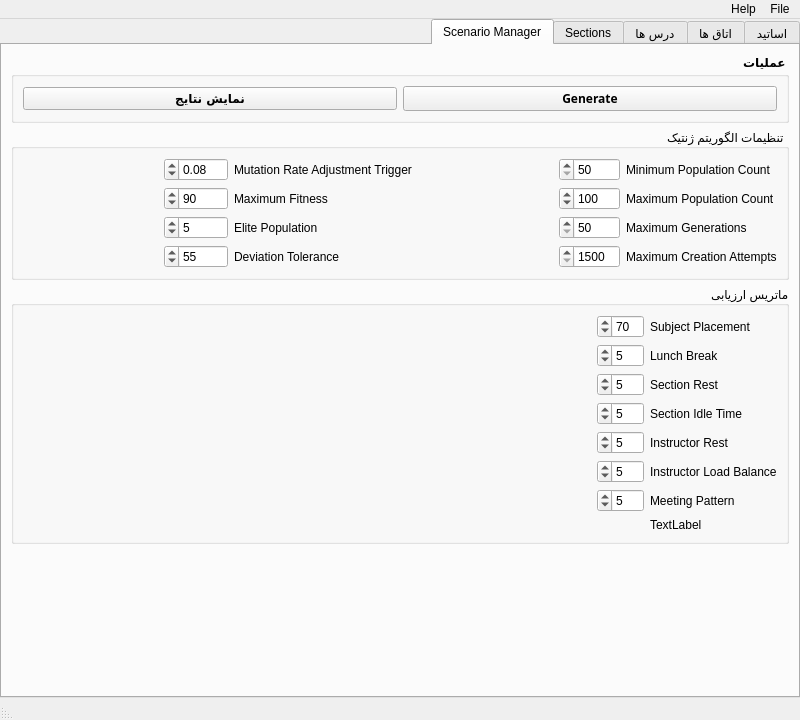
<?xml version="1.0" encoding="UTF-8"?>
<ui version="4.0">
 <class>MainWindow</class>
 <widget class="QMainWindow" name="MainWindow">
  <property name="windowModality">
   <enum>Qt::NonModal</enum>
  </property>
  <property name="geometry">
   <rect>
    <x>0</x>
    <y>0</y>
    <width>800</width>
    <height>720</height>
   </rect>
  </property>
  <property name="sizePolicy">
   <sizepolicy hsizetype="Maximum" vsizetype="Maximum">
    <horstretch>0</horstretch>
    <verstretch>0</verstretch>
   </sizepolicy>
  </property>
  <property name="minimumSize">
   <size>
    <width>800</width>
    <height>720</height>
   </size>
  </property>
  <property name="maximumSize">
   <size>
    <width>16777215</width>
    <height>16777215</height>
   </size>
  </property>
  <property name="windowTitle">
   <string>Genetic Algorithm Scheduler</string>
  </property>
  <property name="layoutDirection">
   <enum>Qt::RightToLeft</enum>
  </property>
  <widget class="QWidget" name="centralwidget">
   <property name="minimumSize">
    <size>
     <width>711</width>
     <height>526</height>
    </size>
   </property>
   <layout class="QVBoxLayout" name="verticalLayout">
    <property name="spacing">
     <number>0</number>
    </property>
    <property name="leftMargin">
     <number>0</number>
    </property>
    <property name="topMargin">
     <number>0</number>
    </property>
    <property name="rightMargin">
     <number>0</number>
    </property>
    <property name="bottomMargin">
     <number>0</number>
    </property>
    <item>
     <widget class="QTabWidget" name="tabWidget">
      <property name="font">
       <font>
        <weight>50</weight>
        <bold>false</bold>
       </font>
      </property>
      <property name="layoutDirection">
       <enum>Qt::RightToLeft</enum>
      </property>
      <property name="styleSheet">
       <string notr="true"/>
      </property>
      <property name="tabPosition">
       <enum>QTabWidget::North</enum>
      </property>
      <property name="tabShape">
       <enum>QTabWidget::Rounded</enum>
      </property>
      <property name="currentIndex">
       <number>4</number>
      </property>
      <widget class="QWidget" name="tabInstructors">
       <property name="whatsThis">
        <string>&lt;html&gt;&lt;head/&gt;&lt;body&gt;&lt;p&gt;&lt;br/&gt;&lt;/p&gt;&lt;/body&gt;&lt;/html&gt;</string>
       </property>
       <attribute name="title">
        <string>اساتید</string>
       </attribute>
       <layout class="QVBoxLayout" name="verticalLayout_2">
        <item>
         <widget class="QGroupBox" name="groupBox">
          <property name="font">
           <font>
            <family>Vazir Black FD-WOL</family>
            <pointsize>9</pointsize>
            <weight>75</weight>
            <bold>true</bold>
           </font>
          </property>
          <property name="title">
           <string>عملیات</string>
          </property>
          <layout class="QHBoxLayout" name="horizontalLayout">
           <property name="bottomMargin">
            <number>11</number>
           </property>
           <item>
            <widget class="QPushButton" name="btnInstrAdd">
             <property name="font">
              <font>
               <family>Vazir Black FD-WOL</family>
               <pointsize>10</pointsize>
               <weight>75</weight>
               <bold>true</bold>
              </font>
             </property>
             <property name="text">
              <string>افزودن استاد</string>
             </property>
            </widget>
           </item>
           <item>
            <widget class="QPushButton" name="btnInstrImport">
             <property name="text">
              <string>Import from CSV</string>
             </property>
            </widget>
           </item>
          </layout>
         </widget>
        </item>
        <item>
         <layout class="QHBoxLayout" name="horizontalLayout_16" stretch="1,2,2">
          <property name="leftMargin">
           <number>0</number>
          </property>
          <property name="topMargin">
           <number>3</number>
          </property>
          <property name="rightMargin">
           <number>12</number>
          </property>
          <property name="bottomMargin">
           <number>2</number>
          </property>
          <item>
           <widget class="QPushButton" name="pushButton_4">
            <property name="minimumSize">
             <size>
              <width>120</width>
              <height>0</height>
             </size>
            </property>
            <property name="font">
             <font>
              <family>Vazir FD-WOL</family>
              <pointsize>10</pointsize>
              <weight>75</weight>
              <bold>true</bold>
             </font>
            </property>
            <property name="text">
             <string>جست و جو</string>
            </property>
           </widget>
          </item>
          <item>
           <widget class="QLineEdit" name="lineEdit_4">
            <property name="font">
             <font>
              <family>B Nazanin</family>
              <pointsize>9</pointsize>
              <weight>75</weight>
              <bold>true</bold>
             </font>
            </property>
           </widget>
          </item>
          <item>
           <spacer name="horizontalSpacer_20">
            <property name="orientation">
             <enum>Qt::Horizontal</enum>
            </property>
            <property name="sizeHint" stdset="0">
             <size>
              <width>40</width>
              <height>20</height>
             </size>
            </property>
           </spacer>
          </item>
         </layout>
        </item>
        <item>
         <widget class="QTreeView" name="treeInstr"/>
        </item>
       </layout>
      </widget>
      <widget class="QWidget" name="tabRooms">
       <attribute name="title">
        <string>اتاق ها</string>
       </attribute>
       <layout class="QVBoxLayout" name="verticalLayout_3">
        <item>
         <widget class="QGroupBox" name="groupBox_2">
          <property name="font">
           <font>
            <family>Vazir Black FD-WOL</family>
            <pointsize>9</pointsize>
            <weight>75</weight>
            <bold>true</bold>
           </font>
          </property>
          <property name="title">
           <string>عملیات</string>
          </property>
          <layout class="QHBoxLayout" name="horizontalLayout_7">
           <property name="bottomMargin">
            <number>11</number>
           </property>
           <item>
            <widget class="QPushButton" name="btnRoomAdd">
             <property name="font">
              <font>
               <family>Vazir Black FD-WOL</family>
               <pointsize>10</pointsize>
               <weight>75</weight>
               <bold>true</bold>
              </font>
             </property>
             <property name="text">
              <string>افزودن کلاس</string>
             </property>
            </widget>
           </item>
           <item>
            <widget class="QPushButton" name="btnRoomImport">
             <property name="text">
              <string>Import from CSV</string>
             </property>
            </widget>
           </item>
          </layout>
         </widget>
        </item>
        <item>
         <layout class="QHBoxLayout" name="horizontalLayout_15" stretch="1,2,2">
          <property name="leftMargin">
           <number>0</number>
          </property>
          <property name="topMargin">
           <number>3</number>
          </property>
          <property name="rightMargin">
           <number>12</number>
          </property>
          <property name="bottomMargin">
           <number>2</number>
          </property>
          <item>
           <widget class="QPushButton" name="pushButton_3">
            <property name="minimumSize">
             <size>
              <width>120</width>
              <height>0</height>
             </size>
            </property>
            <property name="font">
             <font>
              <family>Vazir FD-WOL</family>
              <pointsize>10</pointsize>
              <weight>75</weight>
              <bold>true</bold>
             </font>
            </property>
            <property name="text">
             <string>جست و جو</string>
            </property>
           </widget>
          </item>
          <item>
           <widget class="QLineEdit" name="lineEdit_3">
            <property name="font">
             <font>
              <family>B Nazanin</family>
              <pointsize>9</pointsize>
              <weight>75</weight>
              <bold>true</bold>
             </font>
            </property>
           </widget>
          </item>
          <item>
           <spacer name="horizontalSpacer_19">
            <property name="orientation">
             <enum>Qt::Horizontal</enum>
            </property>
            <property name="sizeHint" stdset="0">
             <size>
              <width>40</width>
              <height>20</height>
             </size>
            </property>
           </spacer>
          </item>
         </layout>
        </item>
        <item>
         <widget class="QTreeView" name="treeRoom">
          <property name="layoutDirection">
           <enum>Qt::RightToLeft</enum>
          </property>
         </widget>
        </item>
       </layout>
      </widget>
      <widget class="QWidget" name="tabSubjects">
       <attribute name="title">
        <string>درس ها</string>
       </attribute>
       <layout class="QVBoxLayout" name="verticalLayout_4">
        <item>
         <widget class="QGroupBox" name="groupBox_3">
          <property name="font">
           <font>
            <family>Vazir Black FD-WOL</family>
            <pointsize>9</pointsize>
            <weight>75</weight>
            <bold>true</bold>
           </font>
          </property>
          <property name="title">
           <string>عملیات</string>
          </property>
          <layout class="QHBoxLayout" name="horizontalLayout_2">
           <property name="bottomMargin">
            <number>11</number>
           </property>
           <item>
            <widget class="QPushButton" name="btnSubjAdd">
             <property name="font">
              <font>
               <family>Vazir Black FD-WOL</family>
               <pointsize>10</pointsize>
               <weight>75</weight>
               <bold>true</bold>
              </font>
             </property>
             <property name="text">
              <string>افزودن درس</string>
             </property>
            </widget>
           </item>
           <item>
            <widget class="QPushButton" name="btnSubjImport">
             <property name="text">
              <string>Import from CSV</string>
             </property>
            </widget>
           </item>
          </layout>
         </widget>
        </item>
        <item>
         <layout class="QHBoxLayout" name="horizontalLayout_6" stretch="1,2,2">
          <property name="leftMargin">
           <number>0</number>
          </property>
          <property name="topMargin">
           <number>3</number>
          </property>
          <property name="rightMargin">
           <number>12</number>
          </property>
          <property name="bottomMargin">
           <number>2</number>
          </property>
          <item>
           <widget class="QPushButton" name="pushButton">
            <property name="font">
             <font>
              <family>Vazir Black FD-WOL</family>
              <pointsize>10</pointsize>
              <weight>75</weight>
              <bold>true</bold>
             </font>
            </property>
            <property name="text">
             <string>جست و جو</string>
            </property>
           </widget>
          </item>
          <item>
           <widget class="QLineEdit" name="lineEdit">
            <property name="font">
             <font>
              <family>B Nazanin</family>
              <pointsize>9</pointsize>
              <weight>75</weight>
              <bold>true</bold>
             </font>
            </property>
           </widget>
          </item>
          <item>
           <spacer name="horizontalSpacer_9">
            <property name="orientation">
             <enum>Qt::Horizontal</enum>
            </property>
            <property name="sizeHint" stdset="0">
             <size>
              <width>40</width>
              <height>20</height>
             </size>
            </property>
           </spacer>
          </item>
         </layout>
        </item>
        <item>
         <widget class="QTreeView" name="treeSubj"/>
        </item>
       </layout>
      </widget>
      <widget class="QWidget" name="tabSections">
       <attribute name="title">
        <string>Sections</string>
       </attribute>
       <layout class="QVBoxLayout" name="verticalLayout_5">
        <item>
         <widget class="QGroupBox" name="groupBox_4">
          <property name="title">
           <string>عملیات</string>
          </property>
          <layout class="QHBoxLayout" name="horizontalLayout_3">
           <item>
            <widget class="QPushButton" name="btnSecAdd">
             <property name="text">
              <string>Add Section</string>
             </property>
            </widget>
           </item>
          </layout>
         </widget>
        </item>
        <item>
         <widget class="QTreeView" name="treeSec"/>
        </item>
       </layout>
      </widget>
      <widget class="QWidget" name="tabScenario">
       <property name="sizePolicy">
        <sizepolicy hsizetype="Preferred" vsizetype="Preferred">
         <horstretch>0</horstretch>
         <verstretch>0</verstretch>
        </sizepolicy>
       </property>
       <attribute name="title">
        <string>Scenario Manager</string>
       </attribute>
       <layout class="QVBoxLayout" name="verticalLayout_6" stretch="0,0,0,0">
        <property name="sizeConstraint">
         <enum>QLayout::SetDefaultConstraint</enum>
        </property>
        <item>
         <widget class="QGroupBox" name="groupBox_5">
          <property name="font">
           <font>
            <family>Vazir Black FD-WOL</family>
            <pointsize>9</pointsize>
            <weight>75</weight>
            <bold>true</bold>
           </font>
          </property>
          <property name="title">
           <string>عملیات</string>
          </property>
          <layout class="QHBoxLayout" name="horizontalLayout_4">
           <item>
            <widget class="QPushButton" name="btnScenGenerate">
             <property name="text">
              <string>Generate</string>
             </property>
            </widget>
           </item>
           <item>
            <widget class="QPushButton" name="btnScenResult">
             <property name="text">
              <string>نمایش نتایج</string>
             </property>
            </widget>
           </item>
          </layout>
         </widget>
        </item>
        <item>
         <widget class="QGroupBox" name="groupBox_8">
          <property name="title">
           <string>تنظیمات الگوریتم ژنتیک</string>
          </property>
          <layout class="QGridLayout" name="gridLayout_3">
           <item row="0" column="2">
            <spacer name="horizontalSpacer">
             <property name="orientation">
              <enum>Qt::Horizontal</enum>
             </property>
             <property name="sizeHint" stdset="0">
              <size>
               <width>40</width>
               <height>20</height>
              </size>
             </property>
            </spacer>
           </item>
           <item row="0" column="5">
            <widget class="QDoubleSpinBox" name="editMut">
             <property name="maximum">
              <double>100.000000000000000</double>
             </property>
             <property name="singleStep">
              <double>0.010000000000000</double>
             </property>
             <property name="value">
              <double>0.080000000000000</double>
             </property>
            </widget>
           </item>
           <item row="1" column="1">
            <widget class="QSpinBox" name="editMaxPop">
             <property name="minimum">
              <number>50</number>
             </property>
             <property name="maximum">
              <number>10000</number>
             </property>
             <property name="value">
              <number>100</number>
             </property>
            </widget>
           </item>
           <item row="1" column="3">
            <widget class="QLabel" name="label_12">
             <property name="toolTip">
              <string>Stops the generation when a chromosome meets this.</string>
             </property>
             <property name="text">
              <string>Maximum Fitness</string>
             </property>
            </widget>
           </item>
           <item row="2" column="5">
            <widget class="QSpinBox" name="editElite">
             <property name="maximum">
              <number>100</number>
             </property>
             <property name="value">
              <number>5</number>
             </property>
            </widget>
           </item>
           <item row="3" column="5">
            <widget class="QSpinBox" name="editDev">
             <property name="maximum">
              <number>100</number>
             </property>
             <property name="value">
              <number>55</number>
             </property>
            </widget>
           </item>
           <item row="0" column="7">
            <spacer name="horizontalSpacer_3">
             <property name="orientation">
              <enum>Qt::Horizontal</enum>
             </property>
             <property name="sizeHint" stdset="0">
              <size>
               <width>40</width>
               <height>20</height>
              </size>
             </property>
            </spacer>
           </item>
           <item row="3" column="0">
            <widget class="QLabel" name="label_10">
             <property name="toolTip">
              <string>Maximum attempts for creating a valid chromosome.</string>
             </property>
             <property name="text">
              <string>Maximum Creation Attempts</string>
             </property>
            </widget>
           </item>
           <item row="2" column="0">
            <widget class="QLabel" name="label_9">
             <property name="toolTip">
              <string>Maximum amount of generations to be performed on solution generation.</string>
             </property>
             <property name="text">
              <string>Maximum Generations</string>
             </property>
            </widget>
           </item>
           <item row="2" column="1">
            <widget class="QSpinBox" name="editMaxGen">
             <property name="minimum">
              <number>50</number>
             </property>
             <property name="maximum">
              <number>10000</number>
             </property>
            </widget>
           </item>
           <item row="1" column="5">
            <widget class="QSpinBox" name="editMaxFit">
             <property name="maximum">
              <number>100</number>
             </property>
             <property name="value">
              <number>90</number>
             </property>
            </widget>
           </item>
           <item row="0" column="3">
            <widget class="QLabel" name="label_11">
             <property name="toolTip">
              <string>&lt;html&gt;&lt;head/&gt;&lt;body&gt;&lt;p&gt;Triggers mutation rate change when the difference of average fitness falls to the specificied level.&lt;/p&gt;&lt;/body&gt;&lt;/html&gt;</string>
             </property>
             <property name="text">
              <string>Mutation Rate Adjustment Trigger</string>
             </property>
            </widget>
           </item>
           <item row="3" column="1">
            <widget class="QSpinBox" name="editMaxCreation">
             <property name="minimum">
              <number>1500</number>
             </property>
             <property name="maximum">
              <number>30000</number>
             </property>
            </widget>
           </item>
           <item row="0" column="0">
            <widget class="QLabel" name="label_7">
             <property name="toolTip">
              <string>Starting point and lowest population count of the genetic algorithm.</string>
             </property>
             <property name="text">
              <string>Minimum Population Count</string>
             </property>
            </widget>
           </item>
           <item row="0" column="1">
            <widget class="QSpinBox" name="editMinPop">
             <property name="minimum">
              <number>50</number>
             </property>
             <property name="maximum">
              <number>10000</number>
             </property>
            </widget>
           </item>
           <item row="1" column="0">
            <widget class="QLabel" name="label_8">
             <property name="toolTip">
              <string>Highest population count of the genetic algorithm.</string>
             </property>
             <property name="text">
              <string>Maximum Population Count</string>
             </property>
            </widget>
           </item>
           <item row="2" column="3">
            <widget class="QLabel" name="label_20">
             <property name="toolTip">
              <string>The percent of population that would belong to elite.</string>
             </property>
             <property name="text">
              <string>Elite Population</string>
             </property>
            </widget>
           </item>
           <item row="3" column="3">
            <widget class="QLabel" name="label_21">
             <property name="toolTip">
              <string>The maximum control of a sigma.</string>
             </property>
             <property name="text">
              <string>Deviation Tolerance</string>
             </property>
            </widget>
           </item>
          </layout>
         </widget>
        </item>
        <item>
         <widget class="QGroupBox" name="groupBox_9">
          <property name="title">
           <string>ماتریس ارزیابی</string>
          </property>
          <layout class="QGridLayout" name="gridLayout_4">
           <item row="0" column="3">
            <spacer name="horizontalSpacer_8">
             <property name="orientation">
              <enum>Qt::Horizontal</enum>
             </property>
             <property name="sizeHint" stdset="0">
              <size>
               <width>40</width>
               <height>20</height>
              </size>
             </property>
            </spacer>
           </item>
           <item row="2" column="0">
            <widget class="QLabel" name="label_15">
             <property name="toolTip">
              <string>The weight of section rest (There must be a rest for every consecutive 3 hours of session)</string>
             </property>
             <property name="text">
              <string>Section Rest</string>
             </property>
            </widget>
           </item>
           <item row="3" column="0">
            <widget class="QLabel" name="label_18">
             <property name="toolTip">
              <string>The weight of sections having less idle time.</string>
             </property>
             <property name="text">
              <string>Section Idle Time</string>
             </property>
            </widget>
           </item>
           <item row="7" column="1">
            <widget class="QSpinBox" name="editMeet">
             <property name="maximum">
              <number>100</number>
             </property>
             <property name="value">
              <number>5</number>
             </property>
            </widget>
           </item>
           <item row="8" column="0">
            <widget class="QLabel" name="lblTotal">
             <property name="text">
              <string>TextLabel</string>
             </property>
            </widget>
           </item>
           <item row="7" column="0">
            <widget class="QLabel" name="label_17">
             <property name="toolTip">
              <string>The weight of having correct meeting patterns for subject placement.</string>
             </property>
             <property name="text">
              <string>Meeting Pattern</string>
             </property>
            </widget>
           </item>
           <item row="0" column="0">
            <widget class="QLabel" name="label_13">
             <property name="toolTip">
              <string>The weight of having all subjects placed.</string>
             </property>
             <property name="text">
              <string>Subject Placement</string>
             </property>
            </widget>
           </item>
           <item row="1" column="0">
            <widget class="QLabel" name="label_14">
             <property name="toolTip">
              <string>The weight of having a lunch break.</string>
             </property>
             <property name="text">
              <string>Lunch Break</string>
             </property>
            </widget>
           </item>
           <item row="2" column="1">
            <widget class="QSpinBox" name="editSec">
             <property name="maximum">
              <number>100</number>
             </property>
             <property name="value">
              <number>5</number>
             </property>
            </widget>
           </item>
           <item row="3" column="1">
            <widget class="QSpinBox" name="editIdle">
             <property name="maximum">
              <number>100</number>
             </property>
             <property name="value">
              <number>5</number>
             </property>
            </widget>
           </item>
           <item row="5" column="0">
            <widget class="QLabel" name="label_19">
             <property name="toolTip">
              <string>The weight of having all instructors have normalized teaching load.</string>
             </property>
             <property name="text">
              <string>Instructor Load Balance</string>
             </property>
            </widget>
           </item>
           <item row="4" column="0">
            <widget class="QLabel" name="label_16">
             <property name="toolTip">
              <string>The weight of instructor rest (There must be a rest for every consecutive 3 hours of session)</string>
             </property>
             <property name="text">
              <string>Instructor Rest</string>
             </property>
            </widget>
           </item>
           <item row="4" column="1">
            <widget class="QSpinBox" name="editInstrRest">
             <property name="maximum">
              <number>100</number>
             </property>
             <property name="value">
              <number>5</number>
             </property>
            </widget>
           </item>
           <item row="5" column="1">
            <widget class="QSpinBox" name="editInstrLoad">
             <property name="maximum">
              <number>100</number>
             </property>
             <property name="value">
              <number>5</number>
             </property>
            </widget>
           </item>
           <item row="1" column="1">
            <widget class="QSpinBox" name="editLun">
             <property name="maximum">
              <number>100</number>
             </property>
             <property name="value">
              <number>5</number>
             </property>
            </widget>
           </item>
           <item row="0" column="1">
            <widget class="QSpinBox" name="editSbj">
             <property name="maximum">
              <number>100</number>
             </property>
             <property name="value">
              <number>70</number>
             </property>
            </widget>
           </item>
          </layout>
         </widget>
        </item>
        <item>
         <spacer name="verticalSpacer">
          <property name="orientation">
           <enum>Qt::Vertical</enum>
          </property>
          <property name="sizeHint" stdset="0">
           <size>
            <width>20</width>
            <height>40</height>
           </size>
          </property>
         </spacer>
        </item>
       </layout>
      </widget>
     </widget>
    </item>
   </layout>
  </widget>
  <widget class="QMenuBar" name="menubar">
   <property name="geometry">
    <rect>
     <x>0</x>
     <y>0</y>
     <width>800</width>
     <height>28</height>
    </rect>
   </property>
   <widget class="QMenu" name="menuFile">
    <property name="title">
     <string>File</string>
    </property>
    <addaction name="actionNew"/>
    <addaction name="actionOpen"/>
    <addaction name="actionSave_As"/>
    <addaction name="separator"/>
    <addaction name="actionSettings"/>
    <addaction name="separator"/>
    <addaction name="actionExit"/>
   </widget>
   <widget class="QMenu" name="menuHelp">
    <property name="title">
     <string>Help</string>
    </property>
    <addaction name="actionInstructions"/>
    <addaction name="actionAbout"/>
   </widget>
   <addaction name="menuFile"/>
   <addaction name="menuHelp"/>
  </widget>
  <widget class="QStatusBar" name="statusbar"/>
  <action name="actionNew">
   <property name="text">
    <string>جدید</string>
   </property>
  </action>
  <action name="actionOpen">
   <property name="text">
    <string>Open</string>
   </property>
  </action>
  <action name="actionSave">
   <property name="text">
    <string>Save</string>
   </property>
  </action>
  <action name="actionSave_As">
   <property name="text">
    <string>Save As</string>
   </property>
  </action>
  <action name="actionSettings">
   <property name="text">
    <string>Settings</string>
   </property>
  </action>
  <action name="actionExit">
   <property name="text">
    <string>Exit</string>
   </property>
  </action>
  <action name="actionAdd_Instructor">
   <property name="text">
    <string>Add Instructor</string>
   </property>
  </action>
  <action name="actionView_Instructors">
   <property name="text">
    <string>View Instructors</string>
   </property>
  </action>
  <action name="actionAdd_Room">
   <property name="text">
    <string>Add Room</string>
   </property>
  </action>
  <action name="actionView_Rooms">
   <property name="text">
    <string>View Rooms</string>
   </property>
  </action>
  <action name="actionAdd_Subject">
   <property name="text">
    <string>Add Subject</string>
   </property>
  </action>
  <action name="actionView_Subjects">
   <property name="text">
    <string>View Subjects</string>
   </property>
  </action>
  <action name="actionAdd_Sections">
   <property name="text">
    <string>Add Sections</string>
   </property>
  </action>
  <action name="actionView_Sections">
   <property name="text">
    <string>View Sections</string>
   </property>
  </action>
  <action name="actionImport">
   <property name="text">
    <string>Import</string>
   </property>
  </action>
  <action name="actionExport">
   <property name="text">
    <string>Export</string>
   </property>
  </action>
  <action name="actionView_Results">
   <property name="text">
    <string>View Results</string>
   </property>
  </action>
  <action name="actionGenerate">
   <property name="text">
    <string>Generate</string>
   </property>
  </action>
  <action name="actionImport_2">
   <property name="text">
    <string>Import</string>
   </property>
  </action>
  <action name="actionExport_2">
   <property name="text">
    <string>Export</string>
   </property>
  </action>
  <action name="actionScenario_Summary">
   <property name="text">
    <string>Scenario Summary</string>
   </property>
  </action>
  <action name="actionGenerate_2">
   <property name="text">
    <string>Generate</string>
   </property>
  </action>
  <action name="actionView_Results_2">
   <property name="text">
    <string>View Results</string>
   </property>
  </action>
  <action name="actionInstructions">
   <property name="text">
    <string>Instructions</string>
   </property>
  </action>
  <action name="actionAbout">
   <property name="text">
    <string>About</string>
   </property>
  </action>
 </widget>
 <resources/>
 <connections/>
</ui>
